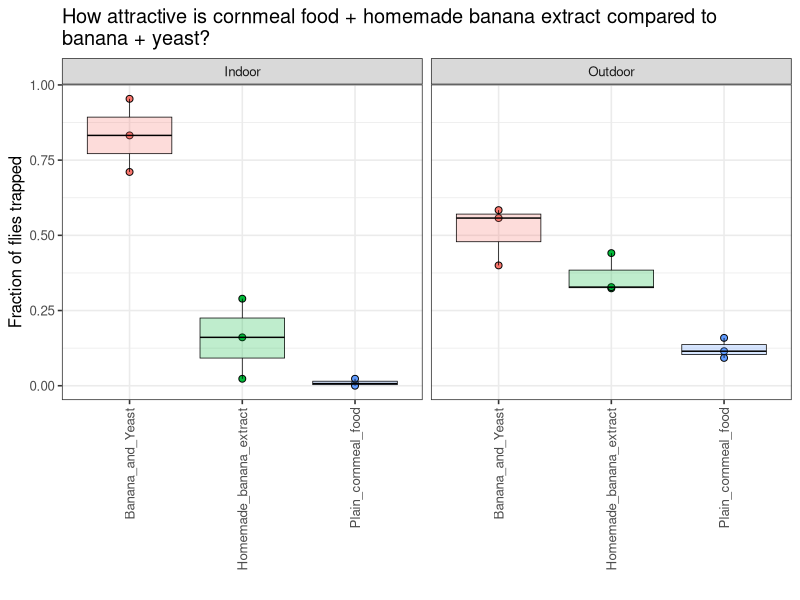
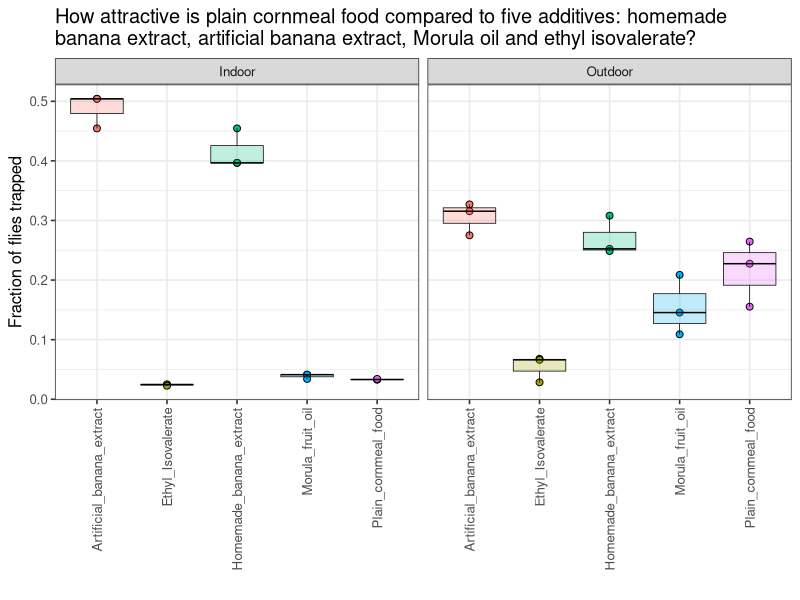
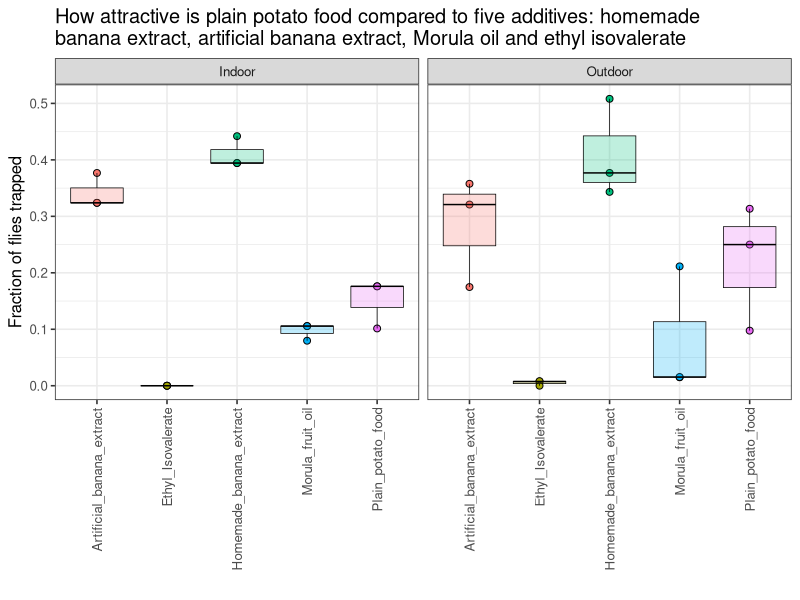
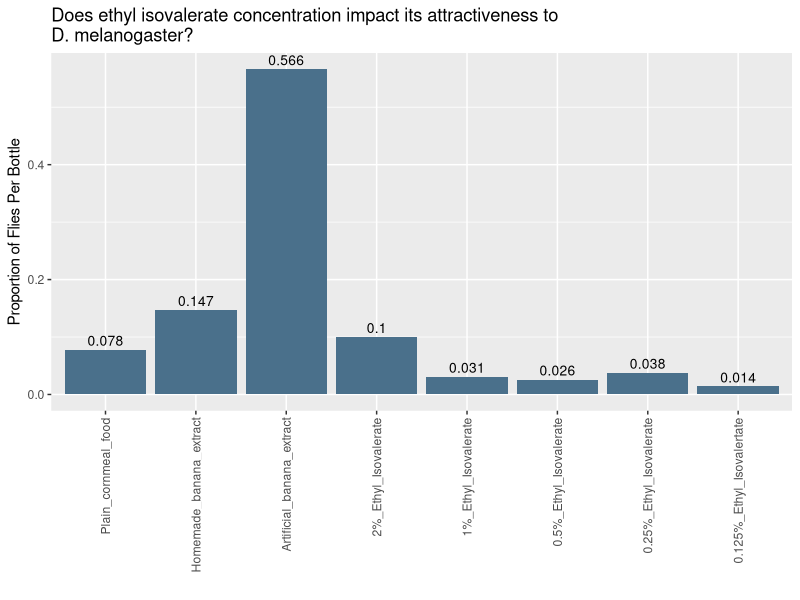
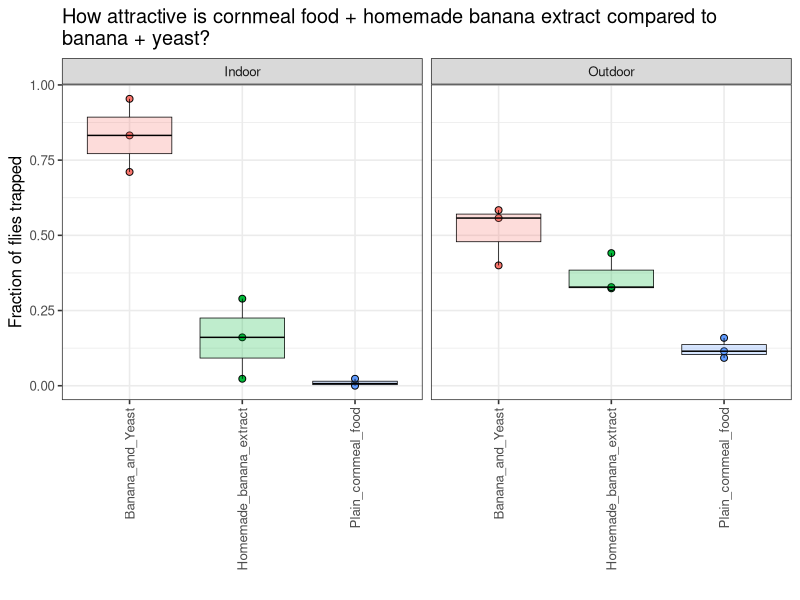
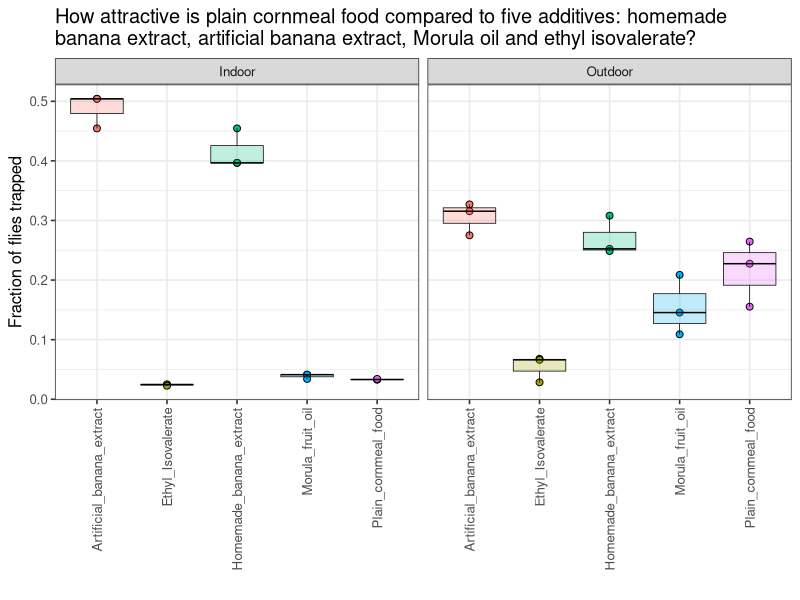
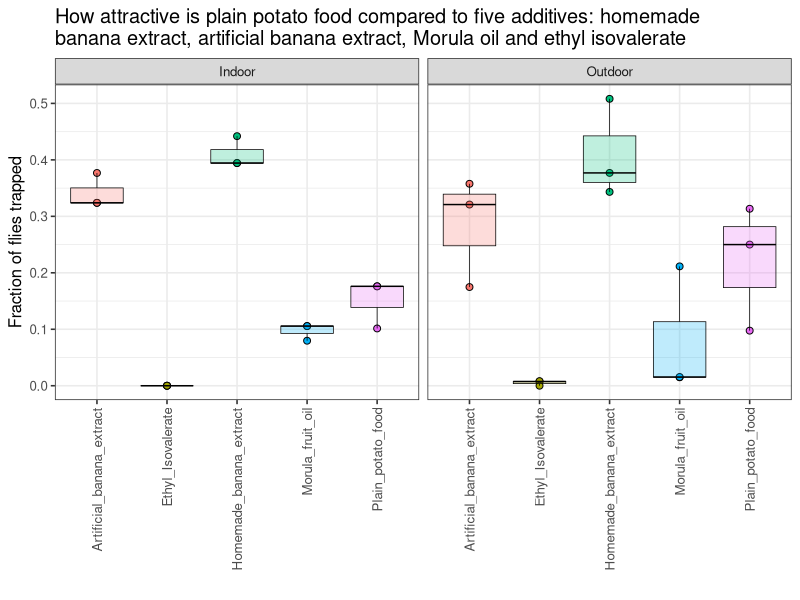
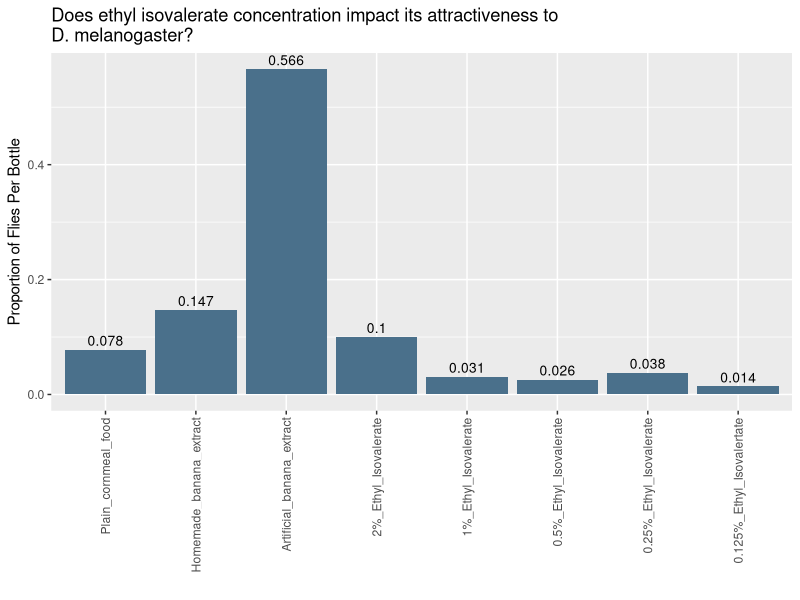

Write the R code that produced these figures, in order.
## ---- chunk 1
knitr::opts_chunk$set(echo = TRUE)
library(tidyverse)
library(readxl)
# read in data 
df <- read_excel("Consolidated_fly_food_data.xlsx")

# calculate mean and stdev of triplicates
df_avg <- df %>% 
  group_by(Experiment, Food, Setting, Food_Base) %>% 
  summarize(triplicate_mean = mean(Flies), triplicate_sd = sd(Flies), .groups="drop")

# calculate fly #s as fraction of total flies in expt
df <- df %>%
  group_by(Experiment, Setting, Food_Base, Replicate) %>% 
  mutate(total_flies_in_expt = sum(Flies), 
         fraction_flies_in_expt = Flies / total_flies_in_expt)
## ---- chunk 2

ggplot(filter(df, Experiment == 1 | Experiment == 2)) + 
  geom_point(aes(x=Food, y=fraction_flies_in_expt, fill=Food), shape=21, size=2, color="black") +
  geom_boxplot(aes(x=Food, y=fraction_flies_in_expt, fill=Food), shape=21, size=0.25, color="black", alpha=0.25) +
  facet_wrap(~Setting) + 
  theme_bw(base_size = 12) + 
  xlab("") + 
  ylab("Fraction of flies trapped")  +
  theme(axis.text.x = element_text(angle = 90, hjust = 1, vjust = 0.5)) +
  theme(legend.position = "none") + 
  ggtitle("How attractive is cornmeal food + homemade banana extract compared to \nbanana + yeast?")
  {}

ggsave("HBEvBananaYeast.pdf", units="in", width=10, height=7.5)
## ---- chunk 3

ggplot(filter(df, Experiment == 3 | Experiment == 4)) + 
  geom_point(aes(x=Food, y=fraction_flies_in_expt, fill=Food), shape=21, size=2, color="black") +
  geom_boxplot(aes(x=Food, y=fraction_flies_in_expt, fill=Food), shape=21, size=0.25, color="black", alpha=0.25) +
  facet_wrap(~Setting) + 
  theme_bw(base_size = 12) + 
  xlab("") + 
  ylab("Fraction of flies trapped")  +
  theme(axis.text.x = element_text(angle = 90, hjust = 1, vjust = 0.5)) +
  theme(legend.position = "none") + 
  ggtitle("How attractive is plain cornmeal food compared to five additives: homemade \nbanana extract, artificial banana extract, Morula oil and ethyl isovalerate?")
  {}

ggsave("CornmealAllIndoorOutdoor.pdf", units="in", width=10, height=7.5)
## ---- chunk 4

ggplot(filter(df, Experiment == 5 | Experiment == 6)) + 
  geom_point(aes(x=Food, y=fraction_flies_in_expt, fill=Food), shape=21, size=2, color="black") +
  geom_boxplot(aes(x=Food, y=fraction_flies_in_expt, fill=Food), shape=21, size=0.25, color="black", alpha=0.25) +
  facet_wrap(~Setting) + 
  theme_bw(base_size = 12) + 
  xlab("") + 
  ylab("Fraction of flies trapped")  +
  theme(axis.text.x = element_text(angle = 90, hjust = 1, vjust = 0.5)) +
  theme(legend.position = "none") + 
  ggtitle("How attractive is plain potato food compared to five additives: homemade \nbanana extract, artificial banana extract, Morula oil and ethyl isovalerate")
  {}
ggsave("PotatoAllIndoorOutdoor.pdf", units="in", width=10, height=7.5)
## ---- chunk 5
library(forcats)
df2 <- read_excel("EthylIsovalerateDil_Tidy.xlsx")

ggplot(data=df2, aes(x=Food, y=Flies)) +
  geom_col(fill = "skyblue4") +
  geom_text(aes(label=Flies), vjust=-0.4, color="black", size=3.5) +  
  theme(axis.text.x = element_text(angle = 90, hjust = 1, vjust = 0.5)) +
  scale_x_discrete(limits = c("Plain_cornmeal_food",	"Homemade_banana_extract",	"Artificial_banana_extract",	"2%_Ethyl_Isovalerate",	"1%_Ethyl_Isovalerate",	"0.5%_Ethyl_Isovalerate",	"0.25%_Ethyl_Isovalerate",	"0.125%_Ethyl_Isovalertate")) +
  labs(title = "Does ethyl isovalerate concentration impact its attractiveness to \nD. melanogaster?", x="", y="Proportion of Flies Per Bottle")

ggsave("EthylIsovalerateDil.pdf", units="in", width=10, height=7.5)
